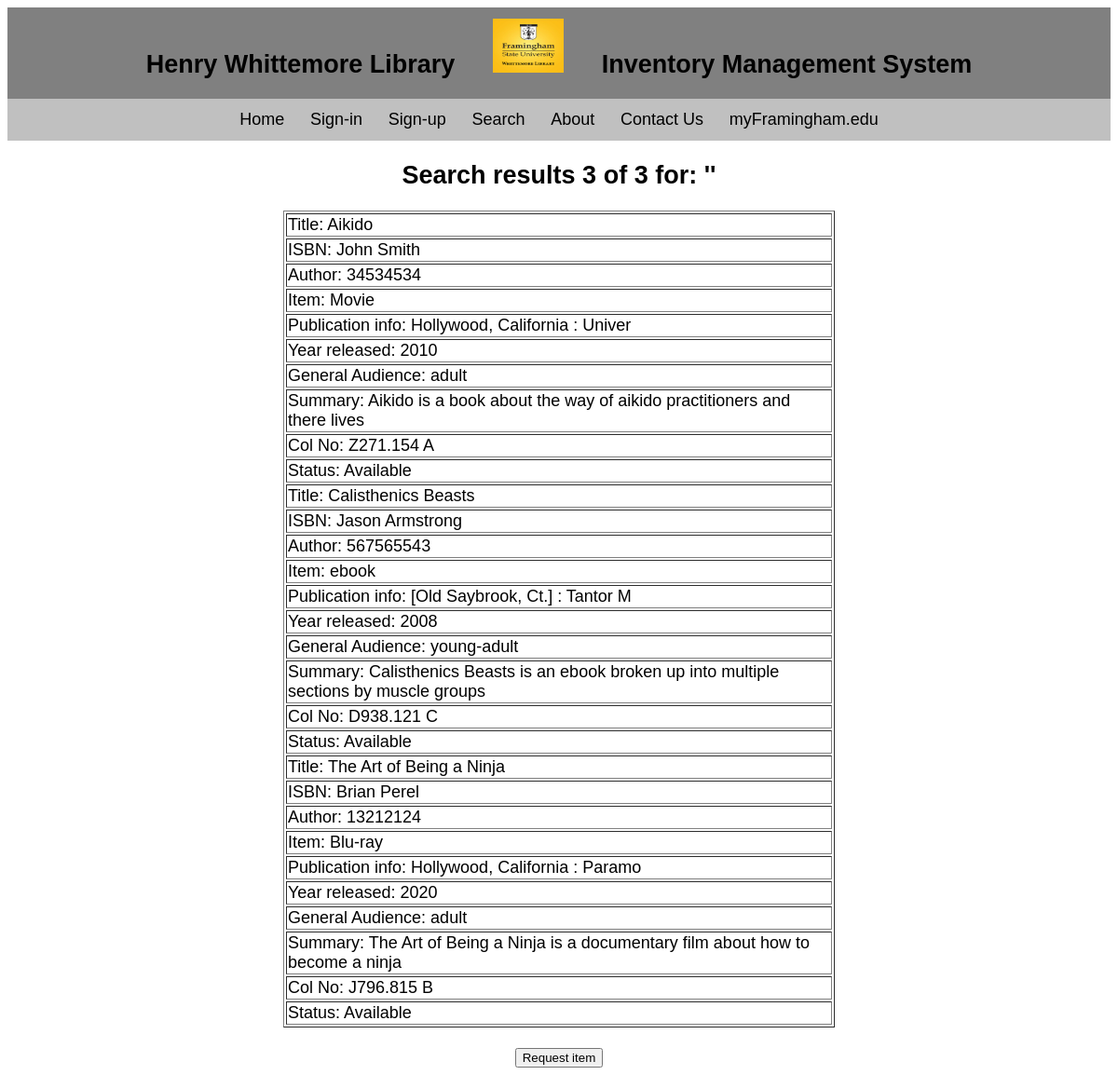
The page /letterFind.php on the database as committed earlier.
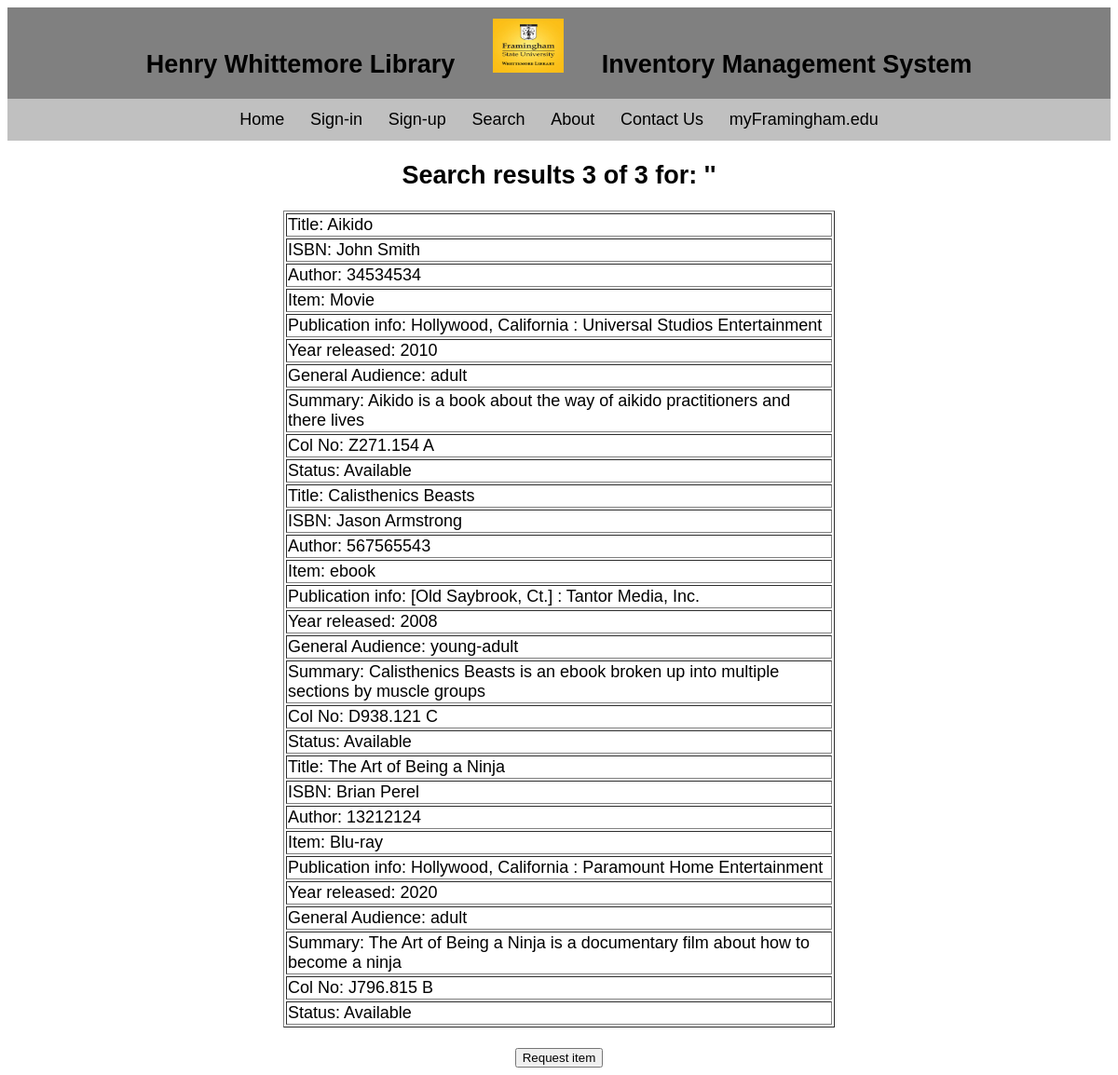
The same page on the database as committed later.
### tables this page shows
CREATE TABLE `items` (
`Item_Name` varchar(30) NOT NULL,
`Author` varchar(30),
`ISBN` int(18),
`Publication_Info` varchar(120),
`Year_of_Release` int(4),
`General_Audience` varchar(30), 
`Summary` varchar(120), 
`Item_Type` varchar(30),
`Col_No` varchar(30),
`Status` varchar(30),
`Price` decimal(10, 2),
PRIMARY KEY(Item_Name)
);

### letterFind.php (the view, shortened to what this page needs)
<!DOCTYPE html>
<html>
	<head>
		<link rel="stylesheet" href="css/main.css">
		<link rel="stylesheet" href="https://cdnjs.cloudflare.com/ajax/libs/font-awesome/4.7.0/css/font-awesome.min.css">
		</head>
		<body>
			<center><div class="class1">
				<h2>Henry Whittemore Library</h2>
				<a href="index.htm"><img src="icons/1.jpg" alt="Smiley face" width="100px" height="70px" style="padding-top: 1%"></img></a>
				<h2>Inventory Management System</h2><br><br>
			</div>
			<div class="class2">
				<a href="index.php">Home</a>
				<a href="signIn.php">Sign-in</a>
				<a href="signUp.php">Sign-up</a>
				<a href="advSearch.php">Search</a>
				<a href="#BodyText">About</a>
				<a href="#contact">Contact Us</a>
				<a href="https://www.framingham.edu/" target="_blank">myFramingham.edu</a>
			</div>
			<?php
				$con = new PDO('mysql:host=localhost:3306;dbname=librarysite;charset=utf8mb4','root');
				if(isset($_GET['send2'])) {
					$post = $_GET['send2'];
					$SearchLetter = $post;
				}
				else {
					$SearchLetter = $_GET['by'];
				}
				$sql = $con -> query("SELECT * FROM items WHERE Item_Name LIKE '" . $SearchLetter . "%'");
			    $results = $sql -> fetchAll(PDO::FETCH_ASSOC);
				echo '<h2 align=center>Search results ' . sizeof($results) . ' of ' . sizeof($results) . '  for: \'' . $SearchLetter . '\' </h2>';
				if(sizeof($results) == 0) {
					echo '<center>No items match your search</center><div style="margin-bottom: 24%"></div>';
				}
				else {
					echo "<table align='center' width='50%' height='120%' border=solid black 1px>";
					for($i = 0; $i < sizeof($results); $i++) {
						echo'<tr><td>' . 'Title: ' . $results[$i]['Item_Name'] . '</td></tr>';
						echo'<tr><td>' . 'ISBN: ' . $results[$i]['Author'] . '</td></tr>';
						echo'<tr><td>' . 'Author: ' . $results[$i]['ISBN'] . '</td></tr>';
						echo'<tr><td>' . 'Item: ' . $results[$i]['Item_Type'] . '</td></tr>';
						echo'<tr><td>' . 'Publication info: ' . $results[$i]['Publication_Info'] . '</td></tr>';
						echo'<tr><td>' . 'Year released: ' . $results[$i]['Year_of_Release'] . '</td></tr>';
						echo'<tr><td>' . 'General Audience: ' . $results[$i]['General_Audience'] . '</td></tr>';
						echo'<tr><td>' . 'Summary: ' . $results[$i]['Summary'] . '</td></tr>';
						echo'<tr><td>' . 'Col No: ' . $results[$i]['Col_No'] . '</td></tr>';
						echo'<tr><td>' . 'Status: ' . $results[$i]['Status'] . '</td></tr>';
						}
					echo '</table><br>';
				}
			?>
			<button name='request'>Request item</button></center>
		</body>
	</head>
</html>

### css/main.css (style rules this page uses)
body { font-family: Arial; font-size: 18px; }
div.class1 { background-color: #808080; }
div.class1 * { display: inline; padding-left: 1%; padding-right: 1%; }
div.class2 { background-color: #C0C0C0; padding: 1% 2% 1% 2%; }
div.class2 * { padding-left: 1%; padding-right: 1%; color: black; text-decoration: none; }
* { box-sizing: border-box; }

Rows that differ between the two databases and show on the page:
changed items "Aikido": Publication_Info "Hollywood, California : Univer" → "Hollywood, California : Universal Studios Entertainment"
changed items "Calisthenics Beasts": Publication_Info "[Old Saybrook, Ct.] : Tantor M" → "[Old Saybrook, Ct.] : Tantor Media, Inc."
changed items "The Art of Being a Ninja": Publication_Info "Hollywood, California : Paramo" → "Hollywood, California : Paramount Home Entertainment"
